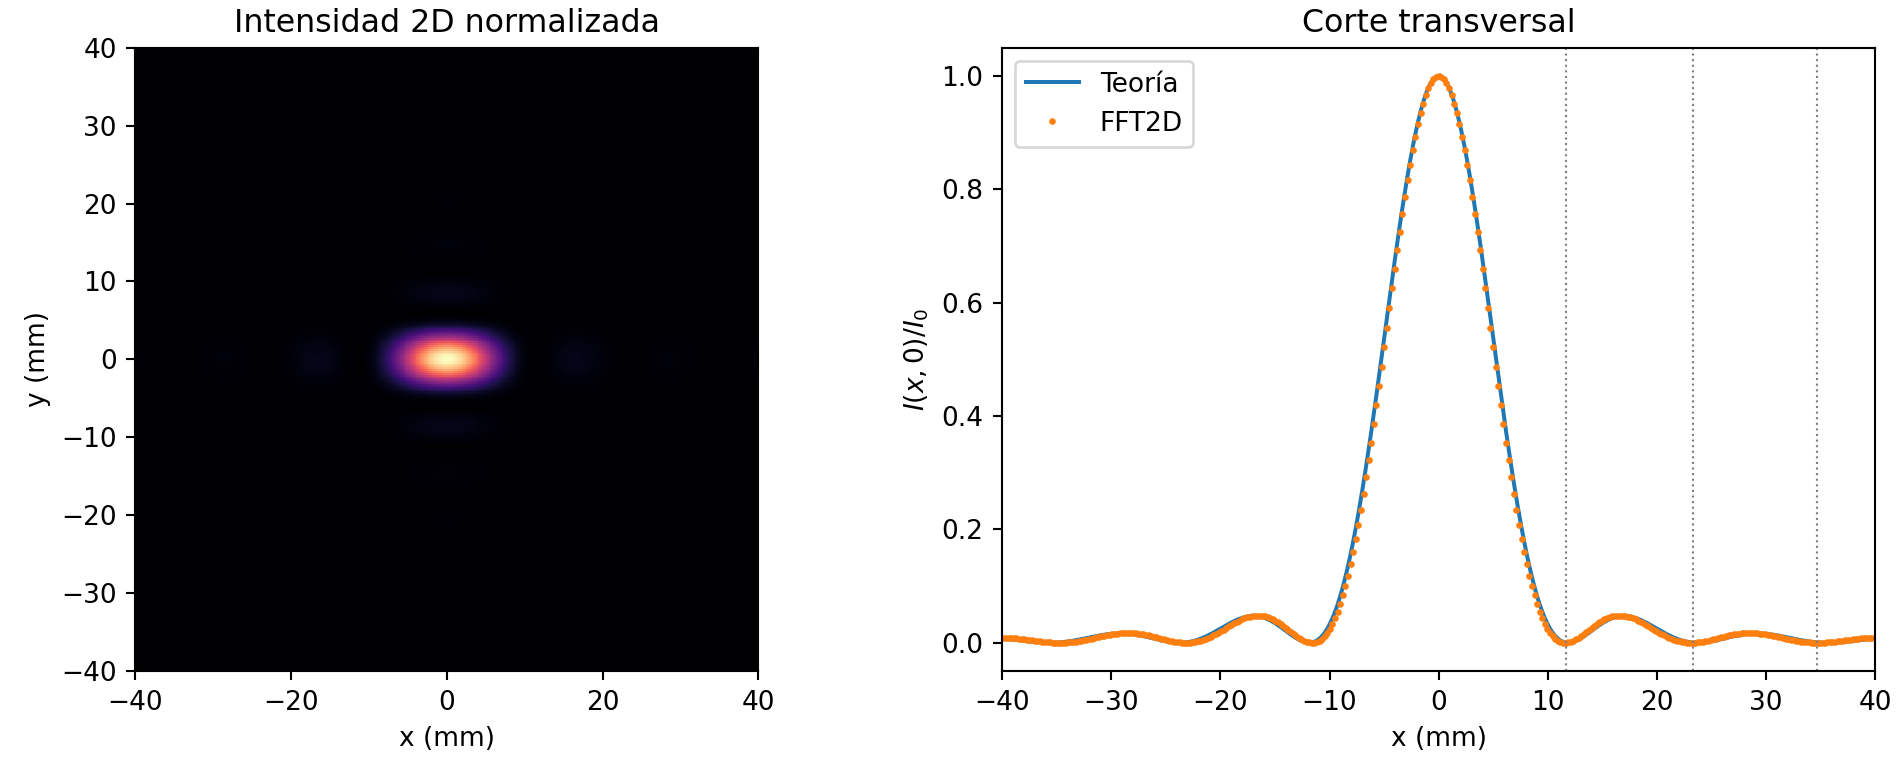

Recreate this plot in Python.
"""Rendija rectangular: FFT2D y comparacion con sinc al cuadrado."""
import csv
from pathlib import Path
import matplotlib.pyplot as plt
import numpy as np
from practica7_optica import extension, fraunhofer, malla, normalizar

OUT = Path(__file__).resolve().parent


def main():
    lam, z, ancho, alto = 632.8e-9, 1.5, 80e-6, 160e-6
    n, lado = 1024, 4e-3
    dx = lado / n
    x = malla(n, lado)
    apertura = (abs(x) <= alto/2)[:, None] & (abs(x) <= ancho/2)[None, :]
    eje, u = fraunhofer(apertura, dx, lam, z)
    i = normalizar(abs(u)**2)
    curva = i[n//2]
    teoricos = np.arange(1, 4) * lam*z/ancho
    filas = []
    for orden, xm in enumerate(teoricos, 1):
        candidatos = np.flatnonzero(abs(eje - xm) < 0.3*teoricos[0])
        j = candidatos[np.argmin(curva[candidatos])]
        filas.append((orden, 1e3*xm, 1e3*eje[j], 1e3*abs(eje[j]-xm)))
    with (OUT/'practica7_punto1_minimos.csv').open('w', newline='') as f:
        w = csv.writer(f)
        w.writerow(['orden', 'teoria_mm', 'FFT_mm', 'error_absoluto_mm'])
        w.writerows(filas)
    print(f'Ancho representado: {apertura[n//2].sum()*dx*1e6:.6f} um')
    print(np.array(filas))

    fig, (a, b) = plt.subplots(1, 2, figsize=(10, 4), layout='constrained')
    a.imshow(i, extent=extension(eje*1e3), origin='lower', cmap='magma',
             interpolation='nearest')
    a.set(xlim=(-40, 40), ylim=(-40, 40), xlabel='x (mm)', ylabel='y (mm)',
          title='Intensidad 2D normalizada')
    xu = np.linspace(-40e-3, 40e-3, 2001)
    b.plot(xu*1e3, np.sinc(ancho*xu/(lam*z))**2, label='Teoría')
    b.plot(eje*1e3, curva, '.', ms=3, label='FFT2D')
    for _, _, pos, _ in filas:
        b.axvline(pos, color='0.5', ls=':', lw=0.8)
    b.set(xlim=(-40, 40), xlabel='x (mm)', ylabel=r'$I(x,0)/I_0$',
          title='Corte transversal')
    b.legend()
    fig.savefig(OUT/'practica7_punto1.png', dpi=190)
    plt.close(fig)


if __name__ == '__main__':
    main()
